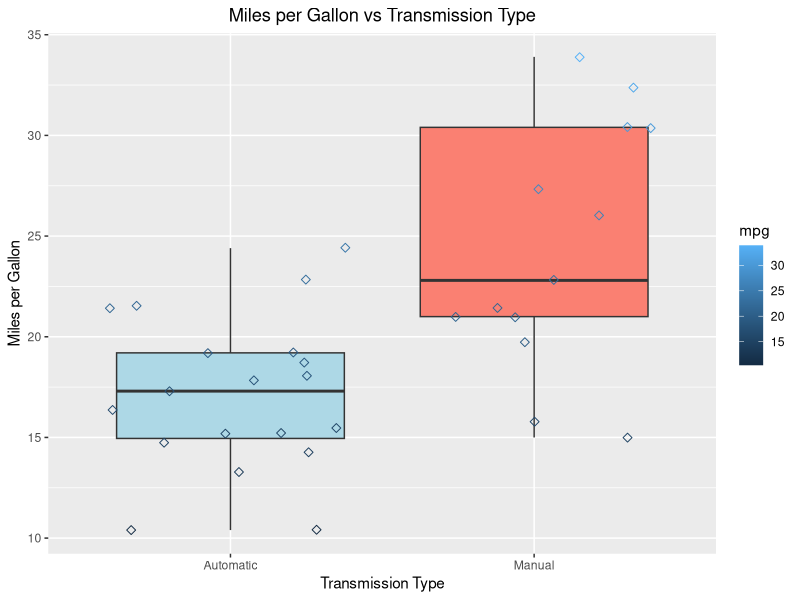
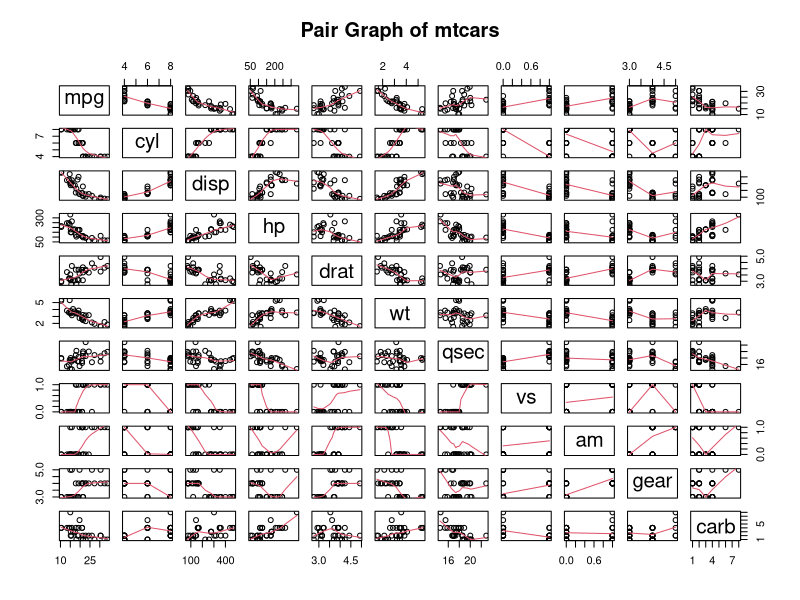
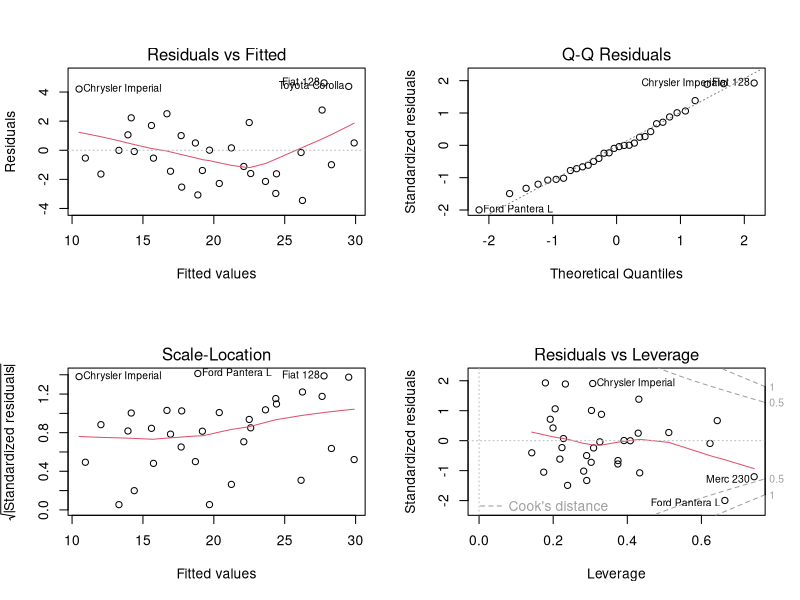

These charts were generated, in order, by the following R code:
## ---- chunk 1
library(ggplot2)
library(dplyr)
data(mtcars)
## ---- chunk 2
# Checking for the dimension of the dataset
dim(mtcars)
## ---- chunk 3
# Checking for columns names
names(mtcars)
## ---- chunk 4
# viewing the first six rows of the dataset
head(mtcars)
## ---- chunk 5
# checking the structure of the dataset
str(mtcars)
## ---- chunk 6
# checking the summary of the dataset
summary(mtcars)
## ---- chunk 7
# checking the correlation between mpg and the other variable
cor(mtcars$mpg, mtcars[,-1])
## ---- chunk 8
# Looking at the t.test at the confident level of 95 and the p value
mtcarsTestResults <- t.test(mpg ~ am, data = mtcars, conf.level = 0.95)
mtcarsTestResults$p.value
## ---- chunk 9
# Checking the estimate of t.test results
mtcarsTestResults$estimate
## ---- chunk 10
# Checking the regression values of the univariable mtcarsfitUv
mtcarsfitUv <- lm(mpg ~ am, data = mtcars)
summary(mtcarsfitUv)
## ---- chunk 11
# Rounding the univariable mtcarsfitUv to two digits
round(summary(mtcarsfitUv)$r.square*100, digits=2)
## ---- chunk 12
# Checking the regression values of the multivariable mtcarsfitMv
mtcarsfitMv <- lm(mpg ~ ., data = mtcars)
mtcarsfitMv
summary(mtcarsfitMv)
## ---- chunk 13
stepFit <- step(mtcarsfitMv)
summary(stepFit)
summary(stepFit)$coeff

## ---- chunk 14
# Rounding the multivariable mtcarsfitMv to two digits
round(summary(mtcarsfitMv)$r.square*100, digits=2)
## ---- chunk 15
# Creating a new variable as a factor and changing the levels
mtcars$am2 <- factor(mtcars$am)
levels(mtcars$am2) <-c("Automatic", "Manual")

# Using ggplot2 to create a boxplot to look at mpg and transmission type distribution
g <- ggplot(mtcars,aes(x=am2, y=mpg)) +
  geom_boxplot(aes(group=am2), fill=c("lightblue","salmon")) +
  labs(x="Transmission Type") +
  ylab("Miles per Gallon") +
  ggtitle("Miles per Gallon vs Transmission Type") +
  theme(plot.title = element_text(hjust = 0.5)) + 
  geom_jitter(cex = 1.8, shape = 5, aes(colour = mpg))
g
## ---- chunk 16
# pairs all the variables without the newly create variable am2
pairs((mtcars %>% select(-am2)), panel = panel.smooth, main = "Pair Graph of mtcars")
## ---- chunk 17
# Multivariable
par(mfrow=c(2, 2))
plot(mtcarsfitMv)
